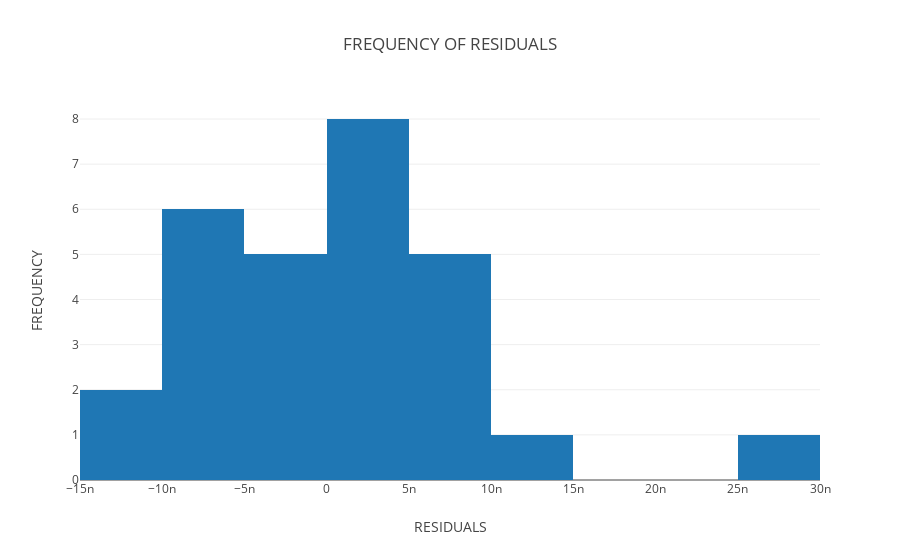

Source (notebook cell):
### Markdown cell above
## HISTOGRAM FOR REGRESSION ##

### Code cell
data = [go.Histogram(x=((reg.predict(X_test) - Y_test)))]
layout = go.Layout(
    title='FREQUENCY OF RESIDUALS',
    xaxis=dict(
        title='RESIDUALS'
    ),
    yaxis=dict(
        title='FREQUENCY'
    )
)
fig = go.Figure(data=data, layout=layout)
plot.iplot(fig, filename='histogram')

### Figure 1 — Plotly figure (JSON) as saved in the notebook; plotly's stock layout.template omitted (floating-point values rounded to 4 significant figures)
{"data": [{"type": "histogram", "x": [6.426e-09, 7.704e-09, -3.428e-09, 7.193e-09, -7.578e-09, 2.691e-08, -1.645e-09, -5.15e-09, 3.827e-09, -1.431e-08, 1.437e-09, 7.97e-09, 3.225e-10, 2.036e-09, -6.857e-09, -8.27e-09, 4.095e-09, 8.649e-09, 1.351e-08, 8.708e-10, -2.599e-10, -3.675e-09, -1.456e-08, -1.682e-09, -5.626e-09, 4.616e-09, 1.687e-09, -5.612e-09]}], "layout": {"title": "FREQUENCY OF RESIDUALS", "xaxis": {"title": "RESIDUALS"}, "yaxis": {"title": "FREQUENCY"}}}
